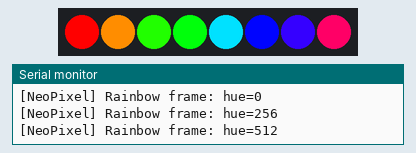
Recording of a sketch running on a simulated ESP32. Parts: 8 RGB LEDs in strip order, left to right, the last lines printed to the serial monitor.

Above: at 0.21 s.
At 2.03 s:
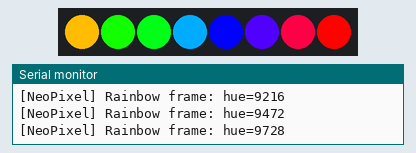
At 3.85 s:
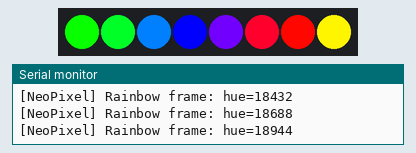
At 7.04 s:
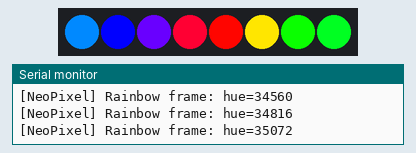
At 10.53 s:
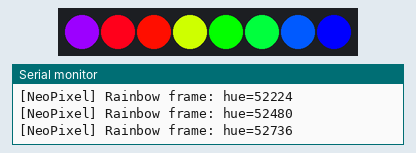
At 13.86 s:
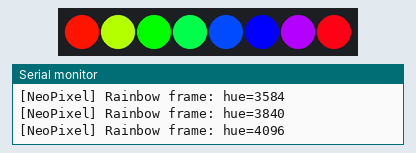
Timing chart, 0 to 40.0 s (numbered marks = the images above):
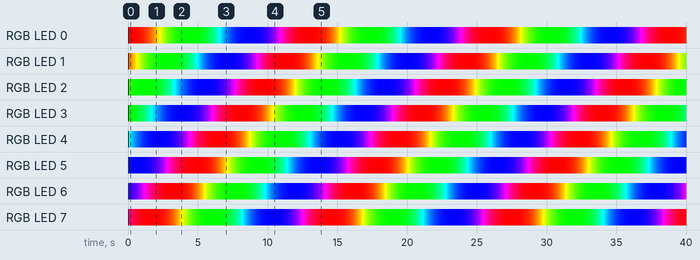

Measured:
- by itself, everything shown: repeats every 12.9 s, in 256 steps

The sketch:

NeoPixelDemo.ino
```cpp
#include <Adafruit_NeoPixel.h>

#define PIN        8
#define NUMPIXELS 8

Adafruit_NeoPixel pixels(NUMPIXELS, PIN, NEO_GRB + NEO_KHZ800);

void setup() {
  Serial.begin(115200);
  delay(100);
  Serial.println("\n[NeoPixel] Initializing 8-pixel WS2812 strip on GPIO 8...");
  pixels.begin();
  pixels.clear();
  pixels.show();
  Serial.println("[NeoPixel] NeoPixel strip initialized!");
}

int hue = 0;

void loop() {
  for (int i = 0; i < NUMPIXELS; i++) {
    int pixelHue = (hue + (i * 65536L / NUMPIXELS)) & 65535;
    pixels.setPixelColor(i, pixels.gamma32(pixels.ColorHSV(pixelHue)));
  }
  pixels.show();
  Serial.printf("[NeoPixel] Rainbow frame: hue=%d\n", hue);
  hue = (hue + 256) & 65535;
  delay(50);
}
```
